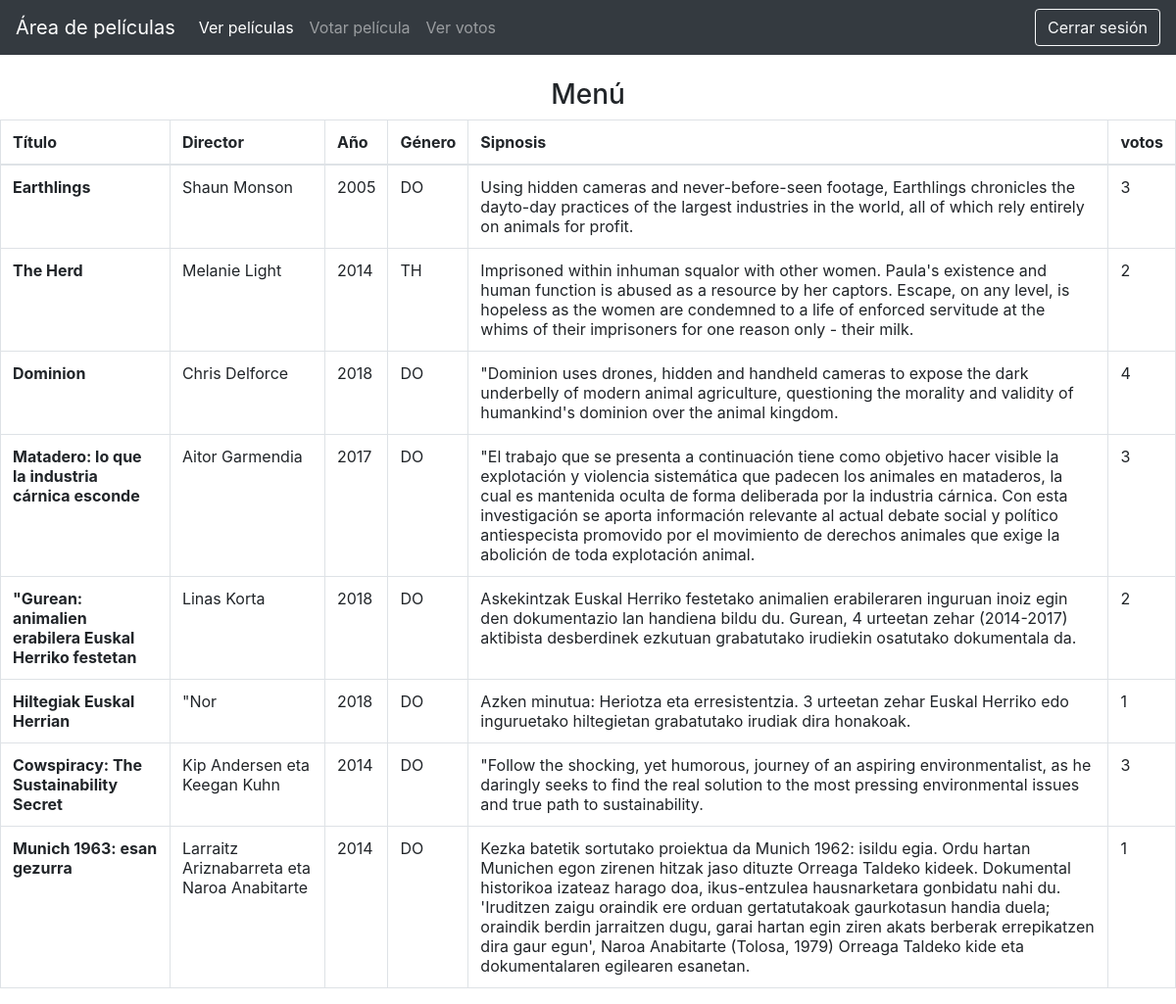
The page /films/ (signed in) on the database as committed earlier.
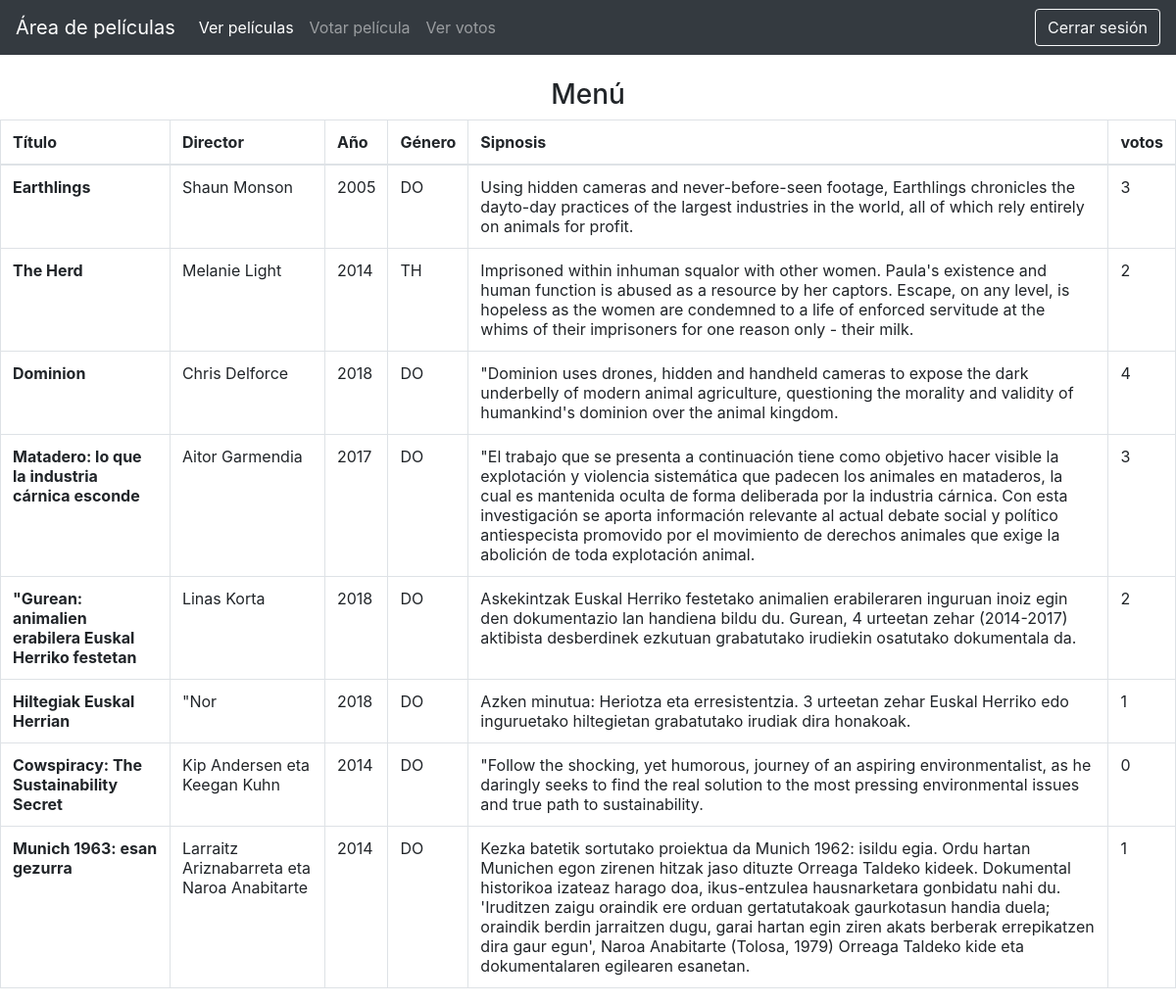
The same page on the database as committed later.
### sitioDeFilms/models.py (models this page shows, shortened)
class Pelicula(models.Model):
    title = models.CharField(max_length=100)
    director = models.CharField(max_length=60)
    year = models.IntegerField()
    genero = models.CharField(max_length=2)
    sinopsis = models.CharField(max_length=500)
    votos = models.IntegerField()
    whoVote = models.CharField(max_length=600, blank=True)
    def get_whoVote_list(self):
        return self.whoVote.split(',')
    def set_whoVote_list(self, value):
        self.whoVote = ','.join(value)
    whoVote_list = property(get_whoVote_list, set_whoVote_list)

### sitioDeFilms/views.py (the view)
# urls.py: path('films/', views.filmsPage, name='films'),
@login_required(login_url='login')
def filmsPage(request):
    films = Pelicula.objects.all()
    return render(request, 'films.html', {'films': films})

### templates/films.html (shortened to what this page needs)
{% include 'navegation.html' %}
    {% block content %}
        <div>
            <div>
                <div>
                    <h3 align="center">Menú</h3>
                </div>
                <div>
                    <table class="table table-bordered">
                    <thead>
                        <tr>
                            <th scope="col">Título</th>
                            <th scope="col">Director</th>
                            <th scope="col">Año</th>
                            <th scope="col">Género</th>
                            <th scope="col" style="max-width: 50px">Sipnosis</th>
                            <th scope="col">votos</th>
                        </tr>
                        </thead>
                        <tbody>
                        {% for i in films %}
                            <tr>
                                <th scope="row">{{ i.title }}</th>
                                <td>{{ i.director }}</td>
                                <td>{{ i.year }}</td>
                                <td>{{ i.genero }}</td>
                                <td>{{ i.sinopsis }}</td>
                                <td>{{ i.votos }}</td>
                            </tr>
                        {% endfor %}
                    </tbody>
                    </table>
                </div>
            </div>
        </div>
    {% endblock content %}

Rows that differ between the two databases and show on the page:
changed Pelicula "Cowspiracy: The Sustainability Secret": votos "3" → "0"
